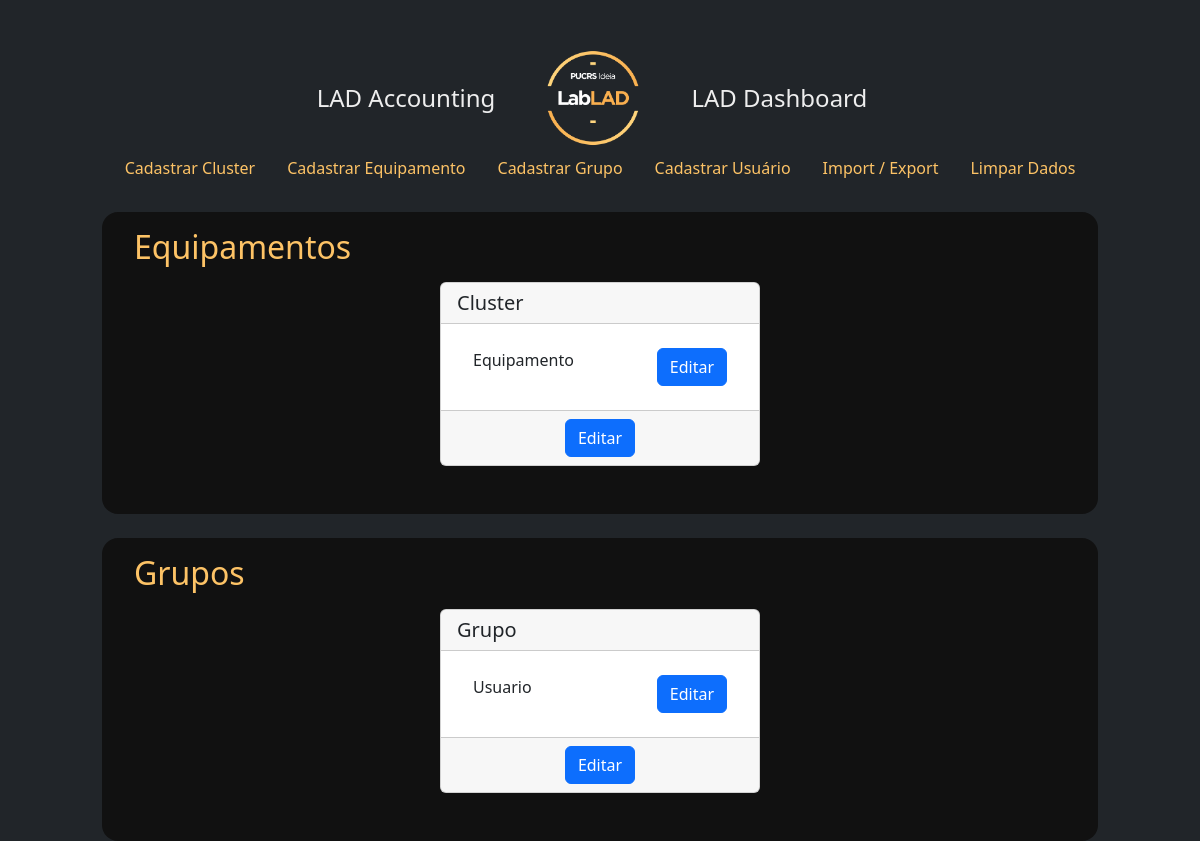
The app's page /, older data.
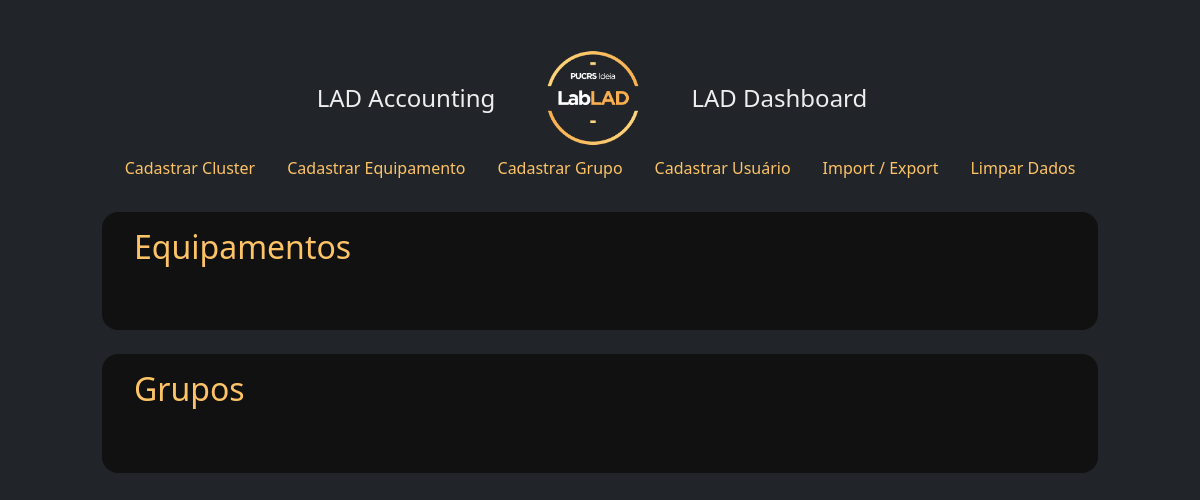
The same page, newer data.
### app.py (models this page shows)
class BaseModel(Model):
    class Meta:
        database = database

class Cluster(BaseModel):
    name = CharField(unique=True)
    description = TextField()
    date_beg = DateField()
    date_end = DateField()
    status = BooleanField()

class Equipamento(BaseModel):
    cluster = ForeignKeyField(Cluster, backref='equipamentos', on_delete='cascade')
    hostname = CharField()
    modelo = CharField()
    tipo = CharField()
    patrimonio = CharField()
    serviceTag = CharField()
    nucleo = IntegerField()
    memoria = IntegerField()
    disco = IntegerField()
    date_beg = DateField()
    date_end = DateField()
    status = BooleanField()

class Grupo(BaseModel):
    nome = CharField()
    demanda = IntegerField()
    unidade = CharField()
    coordenador = CharField()
    status = BooleanField()
    date_beg = DateField()
    observacoes = TextField()
    tipo = CharField()

class Usuario(BaseModel):
    grupo = ForeignKeyField(Grupo, backref='usuarios')
    nome = CharField()
    email = CharField()
    date_beg = DateField()
    date_end = DateField()
    observacoes = TextField()
    status = BooleanField()

### app.py (the view)
@server.route('/', methods=['GET', 'POST'])
def homepage():
    lista_cluster = Cluster.select().order_by(Cluster.name).prefetch(Equipamento)
    lista_grupo = Grupo.select().order_by(Grupo.nome).prefetch(Usuario)
    return render_template('homepage.html', lista_cluster=lista_cluster, lista_grupo=lista_grupo)

### app.py (called while the page is built)
@server.before_request
def before_request():
    g.db = database
    g.db.connect()

@server.after_request
def after_request(response):
    g.db.close()
    return response

### templates/homepage.html
{% extends "layout.html" %}
{% block body %}
<section class="cluster mb-4">
  <h2 class="mb-3">Equipamentos</h2>
  <div class="row">
    {% for cluster in lista_cluster %}
      <div class="col m-auto">
        <div class="card m-auto">
          <h5 class="card-header">{{ cluster.name }}</h5>
          <div class="card-body">
            <ul class="list-group list-group-flush">
              {% for equipamento in cluster.equipamentos %}
                <li class="list-group-item">{{ equipamento.hostname }}<a class="btn btn-primary" href="{{ url_for('equipamento', equipName=equipamento.hostname) }}" role="button" style="float: right;">Editar</a></li>
              {% endfor %}
            </ul>
          </div>
          <div class="card-footer text-center">
            <a class="btn btn-primary" href="{{ url_for('cluster', clusterName=cluster.name) }}" role="button">Editar</a>
          </div>
        </div>
      </div>
    {% endfor %}
  </div>
</section>
<section class="grupo">
  <h2 class="mb-3">Grupos</h2>
  <div class="row">
    {% for grupo in lista_grupo %}
      <div class="col m-auto">
        <div class="card m-auto">
          <h5 class="card-header">{{ grupo.nome }}</h5>
          <div class="card-body">
            <ul class="list-group list-group-flush">
              {% for usuario in grupo.usuarios %}
              <li class="list-group-item">{{ usuario.nome }}<a class="btn btn-primary ml-2" href="{{ url_for('usuario', userName=usuario.nome) }}" role="button" style="float: right;">Editar</a></li>
              {% endfor %}
            </ul>
          </div>
          <div class="card-footer text-center">
            <a class="btn btn-primary" href="{{ url_for('grupo', groupName=grupo.nome) }}" role="button">Editar</a>
          </div>
        </div>
      </div>
    {% endfor %}
  </div>
</section>
{% endblock %}

Row changes from the older to the newer data that the page shows:
removed Cluster: name "Cluster"
removed Equipamento: hostname "Equipamento"
removed Grupo: nome "Grupo"
removed Usuario: nome "Usuario"
